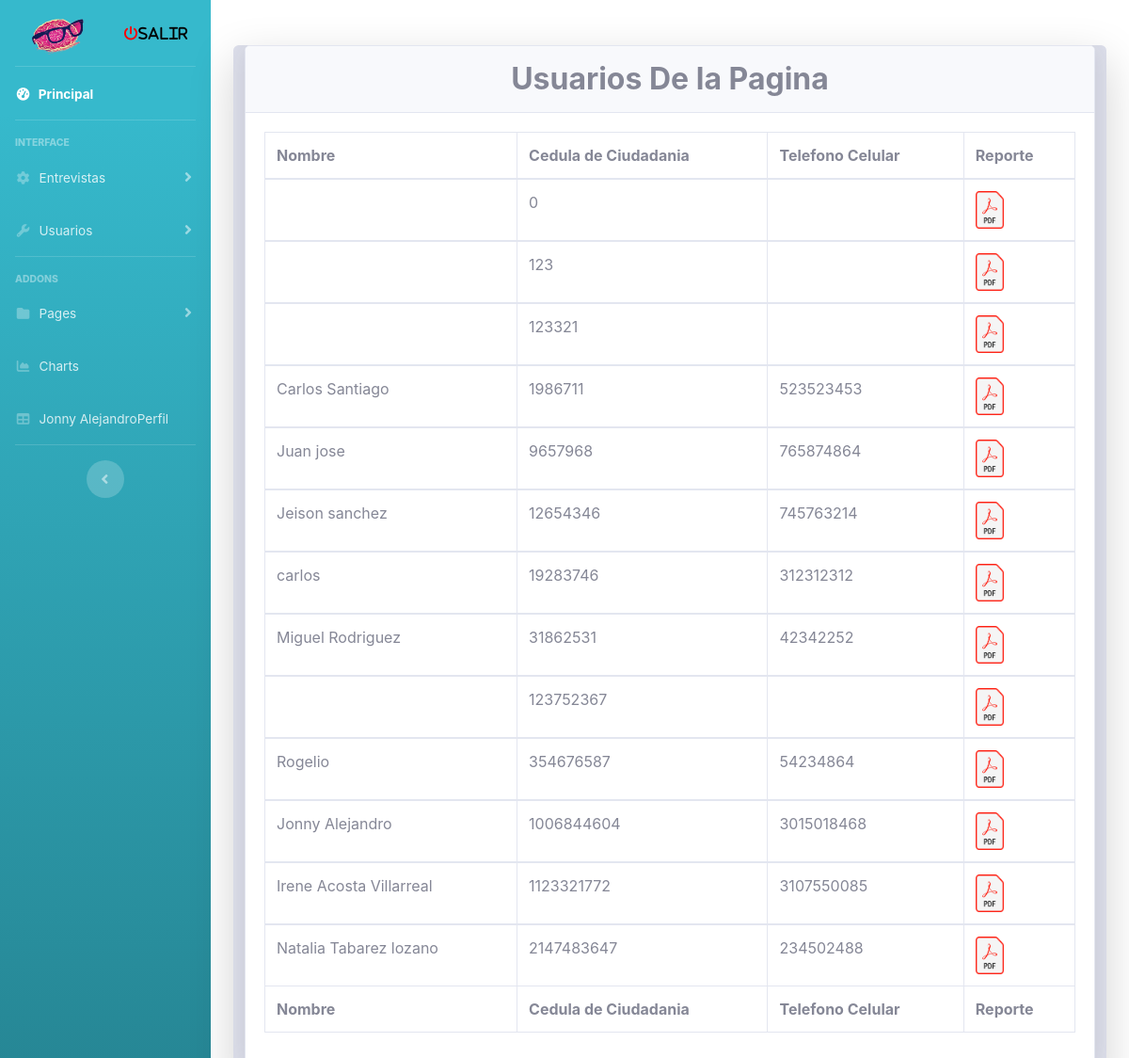
/View/consultarEntrevistaPsicologa.php (signed in), run on an earlier commit of the app's database.
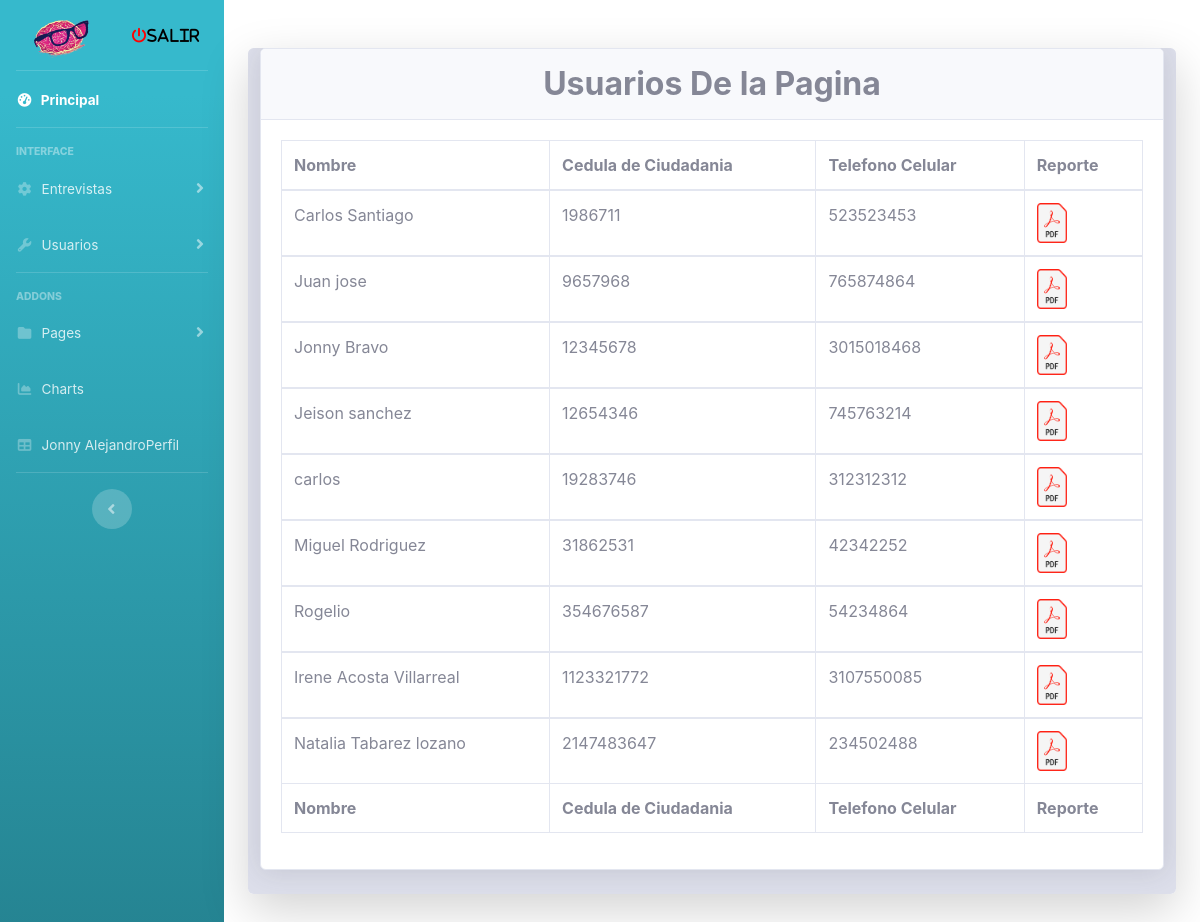
And on a later commit of the database.
### tables this page shows
CREATE TABLE `entrevistapsicologica` (
  `nombre` varchar(40) NOT NULL,
  `cc` int(12) NOT NULL,
  `dependencia` varchar(20) NOT NULL,
  `cargo` varchar(40) NOT NULL,
  `cargoAspira` varchar(40) NOT NULL,
  `telefono` varchar(30) NOT NULL,
  `aspiracionSal` varchar(10) DEFAULT NULL,
  `fechaEntrevista` date DEFAULT current_timestamp(),
  `psicologa` varchar(30) NOT NULL,
  `responsabilidad` tinyint(1) NOT NULL,
  `productividad` tinyint(1) NOT NULL,
  `gestionCambio` tinyint(1) NOT NULL,
  `innovacion` tinyint(1) NOT NULL,
  `resiliencia` tinyint(1) NOT NULL,
  `confianza` tinyint(1) NOT NULL,
  `dswm1` varchar(5) NOT NULL DEFAULT 'NO',
  `dswm2` varchar(5) NOT NULL DEFAULT 'NO',
  `dswo3` varchar(5) NOT NULL DEFAULT 'NO',
  `dswc4` varchar(5) NOT NULL DEFAULT 'NO',
  `dswp5` varchar(5) NOT NULL DEFAULT 'NO',
  `dswa6` varchar(5) NOT NULL DEFAULT 'NO',
  `dswd7` varchar(5) NOT NULL DEFAULT 'NO',
  `other1` text DEFAULT NULL,
  `dssk1` varchar(5) NOT NULL DEFAULT 'NO',
  `dssp2` varchar(5) NOT NULL DEFAULT 'NO',
  `dssv3` varchar(5) NOT NULL DEFAULT 'NO',
  `dssd4` varchar(5) NOT NULL DEFAULT 'NO',
  `dssd5` varchar(5) NOT NULL DEFAULT 'NO',
  `dssc6` varchar(5) NOT NULL DEFAULT 'NO',
  `other2` text DEFAULT NULL,
  `dsdp1` varchar(5) NOT NULL DEFAULT 'NO',
  `dsdc2` varchar(5) NOT NULL DEFAULT 'NO',
  `dsdi3` varchar(5) NOT NULL DEFAULT 'NO',
  `dsdc4` varchar(5) NOT NULL DEFAULT 'NO',
  `dsdu5` varchar(5) NOT NULL DEFAULT 'NO',
  `dsdm6` varchar(5) NOT NULL DEFAULT 'NO',
  `dsdd7` varchar(5) NOT NULL DEFAULT 'NO',
  `dsdi8` varchar(5) NOT NULL DEFAULT 'NO',
  `dsdi9` varchar(5) NOT NULL DEFAULT 'NO',
  `dsdr10` varchar(5) NOT NULL DEFAULT 'NO',
  `other3` text DEFAULT NULL,
  `comportamientoEtico` varchar(100) NOT NULL,
  `fuenteR` varchar(20) NOT NULL,
  `resultadoI` varchar(3) DEFAULT NULL,
  `inteligenciaE` varchar(30) NOT NULL,
  `candidatoU` varchar(2) NOT NULL,
  `explicacion` text DEFAULT NULL,
  `resolucionProblemas` varchar(30) NOT NULL,
  `observaciones` text DEFAULT NULL,
  `adecuado` varchar(5) NOT NULL DEFAULT 'NO',
  `adecuadoP` varchar(5) NOT NULL DEFAULT 'NO',
  `parcialmente` varchar(5) NOT NULL DEFAULT 'NO',
  `primera` varchar(5) NOT NULL DEFAULT 'NO',
  `segunda` varchar(5) NOT NULL DEFAULT 'NO',
  `noA` varchar(5) NOT NULL DEFAULT 'NO',
  `concepto` text DEFAULT NULL,
  `co` int(11) DEFAULT NULL,
  `terminado` varchar(5) NOT NULL DEFAULT 'False'
);

### View/consultarEntrevistaPsicologa.php (the view, shortened to what this page needs)
<!DOCTYPE html>
<html xmlns="http://www.w3.org/1999/xhtml">
<?php include FOLDER_TEMPLATE."head.php"; ?>
<?php include FOLDER_TEMPLATE."sidebar.php"; ?>
<body id="page-top">
<div class="container">
          <div class="card o-hidden border-0 shadow-lg my-5">
              <div class="card-body p-0 bg-gray-300">
                  <div class="row">
                      <div class="col-md-12">
                          <div class="col-md-12 mx-auto">
                              <div class="form-group">
        <div class="card shadow mb-4">
          <div class="card-header py-3">
           <center> <h2 class="m-0 font-weight-bold text">Usuarios De la Pagina</h2> </center>
          </div>
          <div class="card-body">
            <div class="table-responsive">
              <table class="table table-bordered" width="100%" cellspacing="10">
                <thead>
                  <tr>
                    <th>Nombre </th>
                    <th>Cedula de Ciudadania</th>
                    <th>Telefono Celular</th>
                    <th>Reporte</th>
                  </tr>
                </thead>
                <tfoot>
                  <tr>
                    <th>Nombre </th>
                    <th>Cedula de Ciudadania</th>
                    <th>Telefono Celular</th>
                    <th>Reporte</th>
                  </tr>
                </tfoot>
                <?php
                    require_once "../Model/conexioon.php";
                    $sql = "SELECT * FROM `entrevistapsicologica`";
                    $rta=$objCnx->query($sql);
                    while ($datos=$rta->fetch_array()){
                     ?>
                <tbody>
                  <tr>
                  <td><?php echo $datos['nombre']?></td>
                  <td><?php echo $datos['cc']?></td>
                  <td><?php echo $datos['telefono']?></td>
                  <td><a href="../Reportes/pdf-Entrevista_Psicologa.php?cc=<?php echo $datos['cc']?>" target="_blank"><img src="../img/pdf.png" alt="Sacar Reporte" width="30" height="40"></a></td>
                  </tr>
                  <?php
                    }
                   ?>
                </tbody>
              </table>
            </div>
          </div>
        </div>
      </div>
    </div>
  </div>
</div>
</body>
</html>

### template/head.php (shortened to what this page needs)
<head>
<html lang="es">
<link href="<?=URL_CSS?>all.min.css" rel="stylesheet" type="text/css">
<link href="<?=URL_CSS?>sb-admin-2.min.css" rel="stylesheet">
<link href="<?=URL_CSS?>dataTables.bootstrap4.min.css" rel="stylesheet">
</head>
<body id="page-top">

### template/sidebar.php (shortened to what this page needs)
<html lang="es">
<body>
  <div id="wrapper">
    <ul class="navbar-nav bg-gradient-info  sidebar sidebar-dark accordion" id="accordionSidebar">
      <a class="sidebar-brand d-flex align-items-center justify-content-center" href="<?= URL_PROY ?>Model/logout.php">
        <div class="sidebar-brand-icon rotate-n-15">
          <img src="../img/Psicologiaico.ico" class="col-lg-10 d-none d-lg-block" alt="" height="" width="">
        </div>
        <div class="sidebar-brand-text mx-2"><i class='fas fa-power-off' style='font-size:15px;color:red'><span style='font-size:15px;color:black'>SALIR</span></i>
        </div>
      </a>
      <hr class="sidebar-divider my-0">
      <li class="nav-item active">
        <a class="nav-link" href="principal.php">
          <i class="fas fa-fw fa-tachometer-alt"></i>
          <span>Principal</span></a>
      </li>
      <hr class="sidebar-divider">
      <div class="sidebar-heading">
        Interface
      </div>
      <li class="nav-item">
        <a class="nav-link collapsed" href="#" data-toggle="collapse" data-target="#collapseTwo" aria-expanded="true" aria-controls="collapseTwo">
          <i class="fas fa-fw fa-cog"></i>
          <span>Entrevistas</span>
        </a>
      </li>
      <li class="nav-item">
        <a class="nav-link collapsed" href="#" data-toggle="collapse" data-target="#collapseUtilities" aria-expanded="true" aria-controls="collapseUtilities">
          <i class="fas fa-fw fa-wrench"></i>
          <span>Usuarios</span>
        </a>
      </li>
      <hr class="sidebar-divider">
      <div class="sidebar-heading">
        Addons
      </div>
      <li class="nav-item">
        <a class="nav-link collapsed" href="#" data-toggle="collapse" data-target="#collapsePages" aria-expanded="true" aria-controls="collapsePages">
          <i class="fas fa-fw fa-folder"></i>
          <span>Pages</span>
        </a>
      </li>
      <li class="nav-item">
        <a class="nav-link" href="Chart.php">
          <i class="fas fa-fw fa-chart-area"></i>
          <span>Charts</span></a>
      </li>
      <li class="nav-item">
        <a class="nav-link" href="misDatos.php">
          <i class="fas fa-fw fa-table"></i>
          <span><?php echo $_SESSION['nombre'] ?>Perfil</span></a>
      </li>
      <hr class="sidebar-divider d-none d-md-block">
      <div class="text-center d-none d-md-inline">
        <button class="rounded-circle border-0" id="sidebarToggle"></button>
      </div>
    </ul>
</body>

What changed in the data, as far as the page shows it:
removed entrevistapsicologica: cc "0"
removed entrevistapsicologica: cc "123"
removed entrevistapsicologica: cc "123321"
removed entrevistapsicologica: cc "123752367"
removed entrevistapsicologica: nombre "Jonny Alejandro", cc "1006844604", telefono "3015018468"
added entrevistapsicologica: nombre "Jonny Bravo", cc "12345678", telefono "3015018468"
